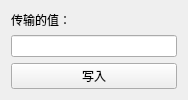
<?xml version="1.0" encoding="UTF-8"?>
<ui version="4.0">
 <class>PipeClass</class>
 <widget class="QMainWindow" name="PipeClass">
  <property name="geometry">
   <rect>
    <x>0</x>
    <y>0</y>
    <width>188</width>
    <height>100</height>
   </rect>
  </property>
  <property name="windowTitle">
   <string>Pipe</string>
  </property>
  <widget class="QWidget" name="centralWidget">
   <layout class="QVBoxLayout" name="verticalLayout">
    <item>
     <widget class="QLabel" name="valueInputLabel">
      <property name="text">
       <string>传输的值：</string>
      </property>
     </widget>
    </item>
    <item>
     <widget class="QLineEdit" name="valueInput"/>
    </item>
    <item>
     <widget class="QPushButton" name="writeButton">
      <property name="text">
       <string>写入</string>
      </property>
     </widget>
    </item>
   </layout>
  </widget>
 </widget>
 <layoutdefault spacing="6" margin="11"/>
 <resources/>
 <connections/>
</ui>
